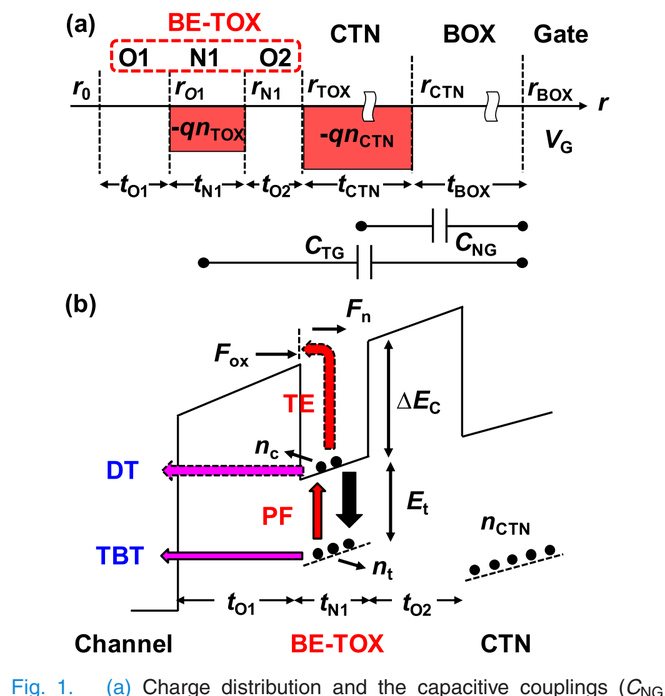
#> input picture 석사졸업논문/.thesis_build/figures/km_fig01_betox_structure_and_paths.png, 665 x 696 px, shrunk from 1064 x 1114 before the run
$ python -i extract_source_figures.py   (imports and definitions only)
#> lines starting #> are read from the running program, lines starting #| are printed output that depends on the picture
#> further down, picture is the input picture: PIL image 665x696 RGB; mean R, G, B 241.3, 234.8, 236.1
from __future__ import annotations

from pathlib import Path

import pypdfium2 as pdfium
from PIL import Image, ImageChops


ROOT = Path(__file__).resolve().parent.parent
OUT = ROOT / ".thesis_build" / "figures"
# [1 line not run here, left out]


# [20 lines left out: functions render_page, crop_norm, not called in this run]


def trim_white(image: Image.Image, pad: int = 20) -> Image.Image:
#> called with pad = 20
    bg = Image.new("RGB", image.size, "white")
#> bg: PIL image 665x696 RGB; every value is 255
    diff = ImageChops.difference(image, bg).convert("L")
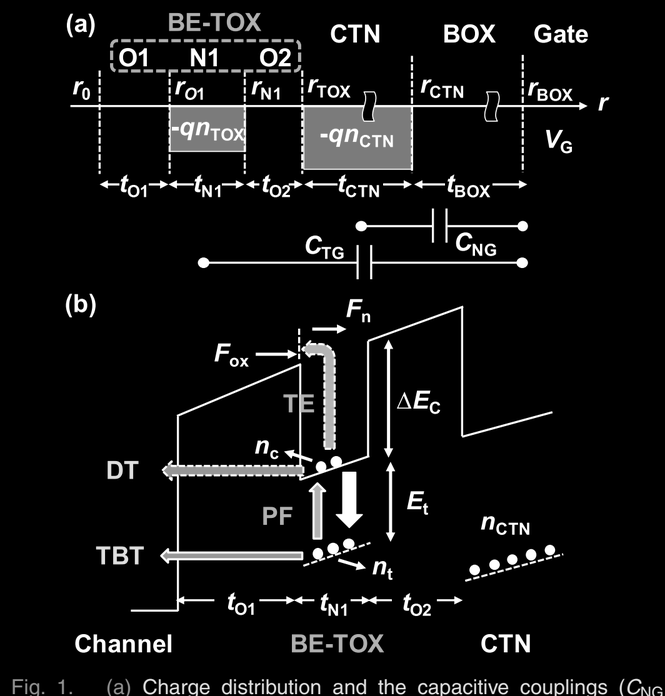
#> diff: PIL image 665x696 L; min 0, max 255, mean 18.1
    bbox = diff.point(lambda p: 0 if p < 12 else 255).getbbox()
#> bbox = (12, 12, 663, 696)
    if not bbox:
        return image
    left = max(0, bbox[0] - pad)
#> left = 0
    top = max(0, bbox[1] - pad)
#> top = 0
    right = min(image.width, bbox[2] + pad)
#> right = 665
    bottom = min(image.height, bbox[3] + pad)
#> bottom = 696
    return image.crop((left, top, right, bottom))


SPECS = [
    # Minsoo Kim and Hyungcheol Shin, IEEE TED 2021.
    (
        "Kim(김민수)_Analysis_and_Compact_Modeling_of_Fast_Detrapping_From_Bandgap-Engineered_Tunneling_Oxide_in_3-D_NAND_Flash_Memories.pdf",
        2,
        (0.055, 0.045, 0.49, 0.405),
        "km_fig01_betox_structure_and_paths.png",
    ),
    (
        "Kim(김민수)_Analysis_and_Compact_Modeling_of_Fast_Detrapping_From_Bandgap-Engineered_Tunneling_Oxide_in_3-D_NAND_Flash_Memories.pdf",
        2,
        (0.075, 0.485, 0.49, 0.755),
        "km_table01_model_parameters.png",
    ),
    (
        "Kim(김민수)_Analysis_and_Compact_Modeling_of_Fast_Detrapping_From_Bandgap-Engineered_Tunneling_Oxide_in_3-D_NAND_Flash_Memories.pdf",
        3,
        (0.055, 0.055, 0.49, 0.255),
        "km_fig02_trapped_electron_contours.png",
    ),
    (
        "Kim(김민수)_Analysis_and_Compact_Modeling_of_Fast_Detrapping_From_Bandgap-Engineered_Tunneling_Oxide_in_3-D_NAND_Flash_Memories.pdf",
        3,
        (0.505, 0.055, 0.95, 0.24),
        "km_fig03_thermal_emission_calibration.png",
    ),
    (
        "Kim(김민수)_Analysis_and_Compact_Modeling_of_Fast_Detrapping_From_Bandgap-Engineered_Tunneling_Oxide_in_3-D_NAND_Flash_Memories.pdf",
        4,
        (0.055, 0.055, 0.49, 0.245),
        "km_fig04_band_and_trapped_distribution.png",
    ),
    (
        "Kim(김민수)_Analysis_and_Compact_Modeling_of_Fast_Detrapping_From_Bandgap-Engineered_Tunneling_Oxide_in_3-D_NAND_Flash_Memories.pdf",
        4,
        (0.055, 0.275, 0.49, 0.455),
        "km_fig05_dt_calibration.png",
    ),
    (
        "Kim(김민수)_Analysis_and_Compact_Modeling_of_Fast_Detrapping_From_Bandgap-Engineered_Tunneling_Oxide_in_3-D_NAND_Flash_Memories.pdf",
        4,
        (0.505, 0.055, 0.95, 0.245),
        "km_fig06_tbt_calibration.png",
    ),
    (
        "Kim(김민수)_Analysis_and_Compact_Modeling_of_Fast_Detrapping_From_Bandgap-Engineered_Tunneling_Oxide_in_3-D_NAND_Flash_Memories.pdf",
        5,
        (0.09, 0.055, 0.455, 0.40),
        "km_fig07_temperature_path_rates.png",
    ),
    (
        "Kim(김민수)_Analysis_and_Compact_Modeling_of_Fast_Detrapping_From_Bandgap-Engineered_Tunneling_Oxide_in_3-D_NAND_Flash_Memories.pdf",
        5,
        (0.55, 0.055, 0.91, 0.40),
        "km_fig08_position_path_rates.png",
    ),
    (
        "Kim(김민수)_Analysis_and_Compact_Modeling_of_Fast_Detrapping_From_Bandgap-Engineered_Tunneling_Oxide_in_3-D_NAND_Flash_Memories.pdf",
        5,
        (0.59, 0.475, 0.88, 0.68),
        "km_fig09_stretched_exponential_fit.png",
    ),
    (
        "Kim(김민수)_Analysis_and_Compact_Modeling_of_Fast_Detrapping_From_Bandgap-Engineered_Tunneling_Oxide_in_3-D_NAND_Flash_Memories.pdf",
        6,
        (0.055, 0.035, 0.49, 0.36),
        "km_fig10_curve_shape_analysis.png",
    ),
    (
        "Kim(김민수)_Analysis_and_Compact_Modeling_of_Fast_Detrapping_From_Bandgap-Engineered_Tunneling_Oxide_in_3-D_NAND_Flash_Memories.pdf",
        6,
        (0.12, 0.39, 0.43, 0.59),
        "km_fig11_activation_energy.png",
    ),
    # Myung Jin and Hyungcheol Shin, IEEE TED 2025.
    (
        "Modeling_Attempt-to-Escape_Frequency_Tunneling_Emission_of_Trapped_Electrons_in_Tunneling_Oxides_of_3-D_NAND_Flash_Memory.pdf",
        1,
        (0.51, 0.285, 0.955, 0.735),
        "mj_ted_fig01_structure_and_reliability.png",
    ),
    (
        "Modeling_Attempt-to-Escape_Frequency_Tunneling_Emission_of_Trapped_Electrons_in_Tunneling_Oxides_of_3-D_NAND_Flash_Memory.pdf",
        3,
        (0.055, 0.055, 0.49, 0.56),
        "mj_ted_fig02_tcad_program_retention.png",
    ),
    (
        "Modeling_Attempt-to-Escape_Frequency_Tunneling_Emission_of_Trapped_Electrons_in_Tunneling_Oxides_of_3-D_NAND_Flash_Memory.pdf",
        3,
        (0.505, 0.055, 0.95, 0.31),
        "mj_ted_fig03_band_trap_transition.png",
    ),
    (
        "Modeling_Attempt-to-Escape_Frequency_Tunneling_Emission_of_Trapped_Electrons_in_Tunneling_Oxides_of_3-D_NAND_Flash_Memory.pdf",
        4,
        (0.055, 0.055, 0.49, 0.37),
        "mj_ted_fig04_trap_profile_and_specification.png",
    ),
    (
        "Modeling_Attempt-to-Escape_Frequency_Tunneling_Emission_of_Trapped_Electrons_in_Tunneling_Oxides_of_3-D_NAND_Flash_Memory.pdf",
        5,
        (0.055, 0.055, 0.49, 0.34),
        "mj_ted_fig05_tcad_model_validation.png",
    ),
    (
        "Modeling_Attempt-to-Escape_Frequency_Tunneling_Emission_of_Trapped_Electrons_in_Tunneling_Oxides_of_3-D_NAND_Flash_Memory.pdf",
        5,
        (0.515, 0.055, 0.95, 0.33),
        "mj_ted_fig06_attempt_frequency_and_rate.png",
    ),
    # Myung Jin, Haechan Choi, and Hyungcheol Shin, IEEE EDL 2026.
    (
        "Time-Step-Free_Physics-Based_Modeling_of_Retention_Loss_in_Cryogenic_3-D_NAND_Flash.pdf",
        2,
        (0.055, 0.045, 0.49, 0.43),
        "mj_edl_fig01_charge_node_discretization.png",
    ),
    (
        "Time-Step-Free_Physics-Based_Modeling_of_Retention_Loss_in_Cryogenic_3-D_NAND_Flash.pdf",
        2,
        (0.505, 0.055, 0.95, 0.46),
        "mj_edl_fig02_band_initial_profile_parameters.png",
    ),
    (
        "Time-Step-Free_Physics-Based_Modeling_of_Retention_Loss_in_Cryogenic_3-D_NAND_Flash.pdf",
        3,
        (0.055, 0.055, 0.49, 0.37),
        "mj_edl_fig03_validation.png",
    ),
    (
        "Time-Step-Free_Physics-Based_Modeling_of_Retention_Loss_in_Cryogenic_3-D_NAND_Flash.pdf",
        3,
        (0.065, 0.405, 0.49, 0.565),
        "mj_edl_table01_runtime_comparison.png",
    ),
]


# [27 lines left out: function main, not called in this run]


# [2 lines not run here, left out]

>>> from PIL import Image
>>> picture = Image.open('figures/km_fig01_betox_structure_and_paths.png')
>>> result = trim_white(picture)
